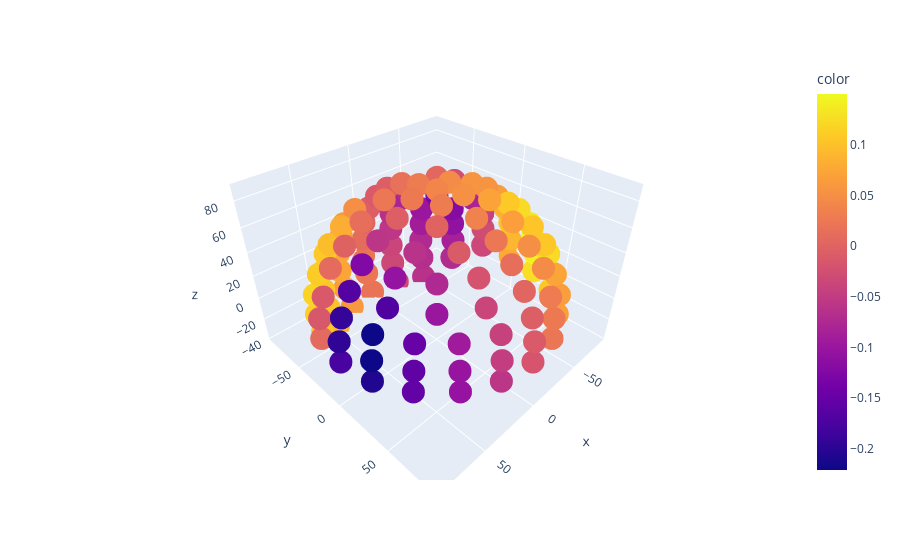

This figure's notebook cell:
### Code cell
px.scatter_3d(df, x='x',y='y',z='z', color=G_cons.U[:,2])
